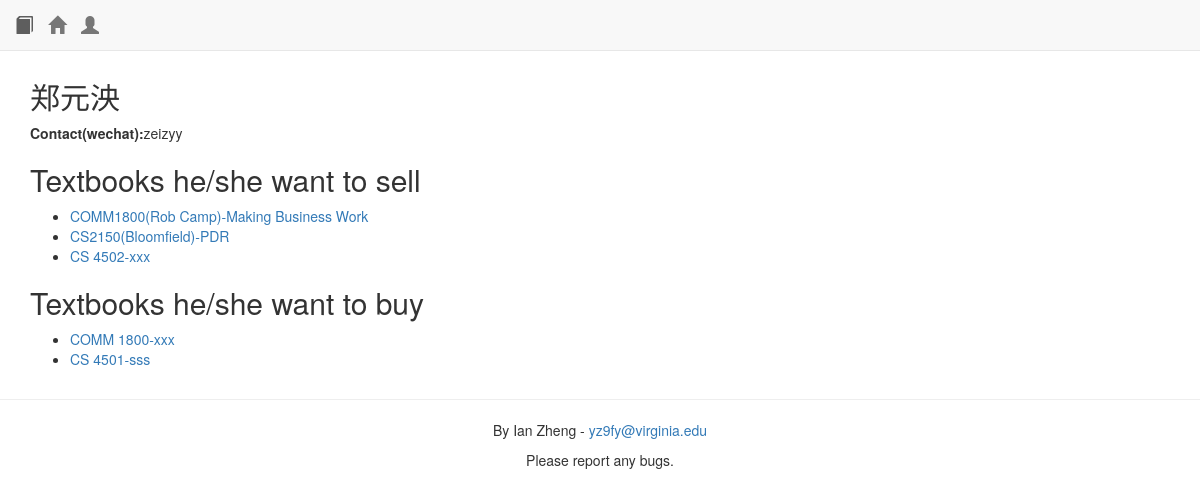
Screenshot of /viewUser/3/ with the database file from the repository.
### exchange/models.py (models this page shows, shortened)
class User(models.Model):
	username = models.CharField(max_length=200)
	name = models.CharField(max_length=200)
	contact = models.CharField(max_length=100,null=True,blank=True)

class Book(models.Model):
	zitou = models.CharField(max_length=30)
	kehao = models.CharField(max_length=30)
	name = models.CharField(max_length=300)
	professor = models.CharField(max_length=100,null=True,blank=True)
	price = models.CharField(max_length=30)
	user = models.ForeignKey('User',null=True)
	new = models.CharField(max_length=30)
	isbn = models.CharField(max_length=100,blank=True,null=True)
	additional = models.CharField(max_length=1000,blank=True)
	pub_date = models.DateTimeField(default=datetime.datetime.today)
	sold = models.BooleanField(default=False)
	count = models.IntegerField(default=0)
	def __unicode__(self):
		if self.professor:
			return self.zitou.upper()+str(self.kehao)+"("+self.professor+")"+"-"+self.name
		else:
			return self.zitou.upper()+" "+str(self.kehao)+"-"+self.name

class Request(models.Model):
	zitou = models.CharField(max_length=30)
	kehao = models.CharField(max_length=30)
	name = models.CharField(max_length=300)
	professor = models.CharField(max_length=100,null=True,blank=True)
	user = models.ForeignKey('User',null=True)
	isbn = models.CharField(max_length=100,blank=True,null=True)
	additional = models.CharField(max_length=1000,blank=True)
	pub_date = models.DateTimeField(default=datetime.datetime.today)
	bought = models.BooleanField(default=False)
	count = models.IntegerField(default=0)
	def __unicode__(self):
		if self.professor:
			return self.zitou.upper()+str(self.kehao)+"("+self.professor+")"+"-"+self.name
		else:
			return self.zitou.upper()+" "+str(self.kehao)+"-"+self.name

### exchange/views.py (the view)
# urls.py: url(r'^viewUser/(?P<user_id>\d+)/$', views.viewUser,name='viewUser'),
def viewUser(request,user_id):
	user = User.objects.get(pk=user_id)
	books = Book.objects.filter(user=user).filter(sold=False)
	requests = Request.objects.filter(user=user).filter(bought=False)
	return render_to_response('exchange/viewUser.html',{'user':user,'books':books,'requests':requests})

### exchange/templates/exchange/viewUser.html
{% extends "base.html" %}
{% block content %}
<h2>{{user.name}}</h2>
<strong>Contact(wechat):</strong>{{user.contact}}
<h2>Textbooks he/she want to sell</h2>
{% if books%}
<ul>
{% for b in books %}
<li>
	<a href="/exchange/viewBook/{{b.id}}/">{{b}}</a>
</li>
{% endfor %}
</ul>
{% else %}
<p>
	He/She does not have any posts yet.
</p>
{% endif %}
<h2>Textbooks he/she want to buy</h2>
{% if requests %}
<ul>
{% for r in requests %}
<li>
	<a href="/exchange/viewRequest/{{r.id}}/">{{r}}</a>
</li>
{% endfor %}
</ul>
{% else %}
<p>
	He/She does not have any posts yet.
</p>
{% endif %}
{% endblock %}

### rows the page displays
User: name "郑元泱", contact "zeizyy"
Book: professor+zitou+kehao "COMM1800(Rob Camp)-Making Business Work"
Book: professor+zitou+kehao "CS2150(Bloomfield)-PDR"
Book: professor+zitou+kehao "CS 4502-xxx"
Request: professor+zitou+kehao "COMM 1800-xxx"
Request: professor+zitou+kehao "CS 4501-sss"
